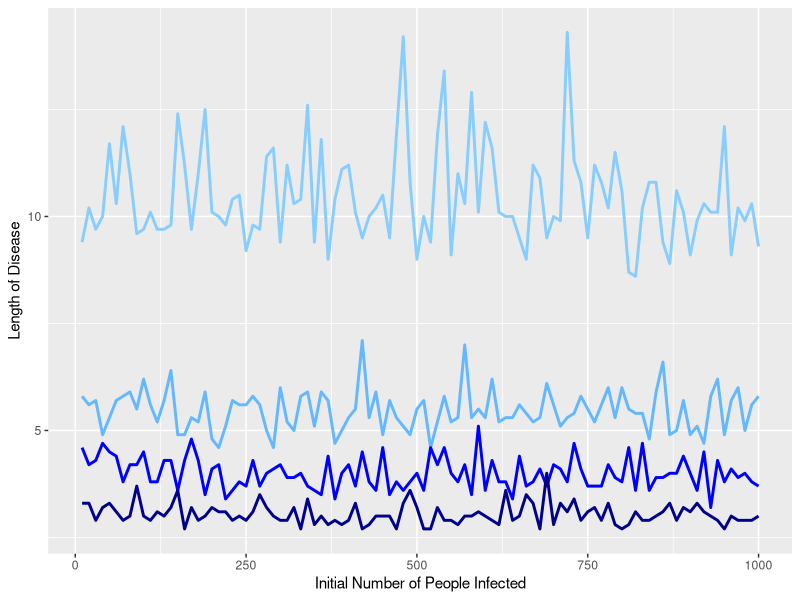
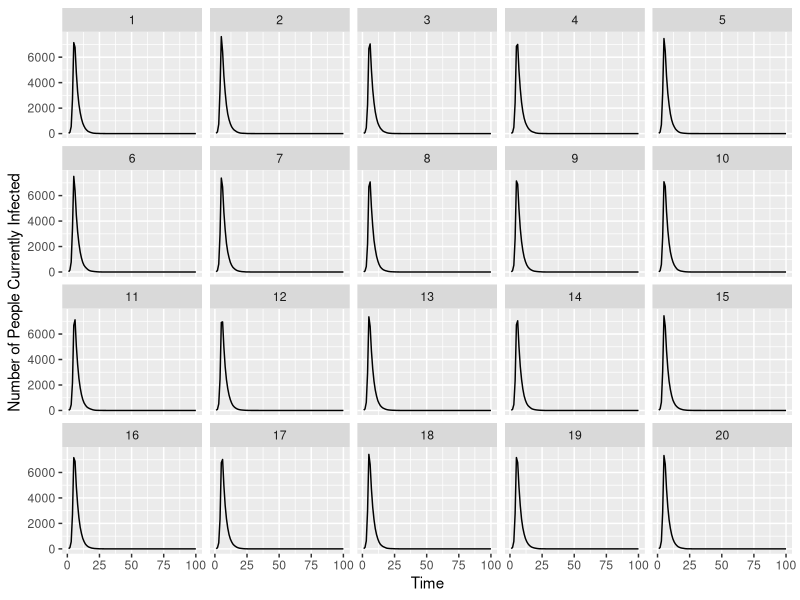
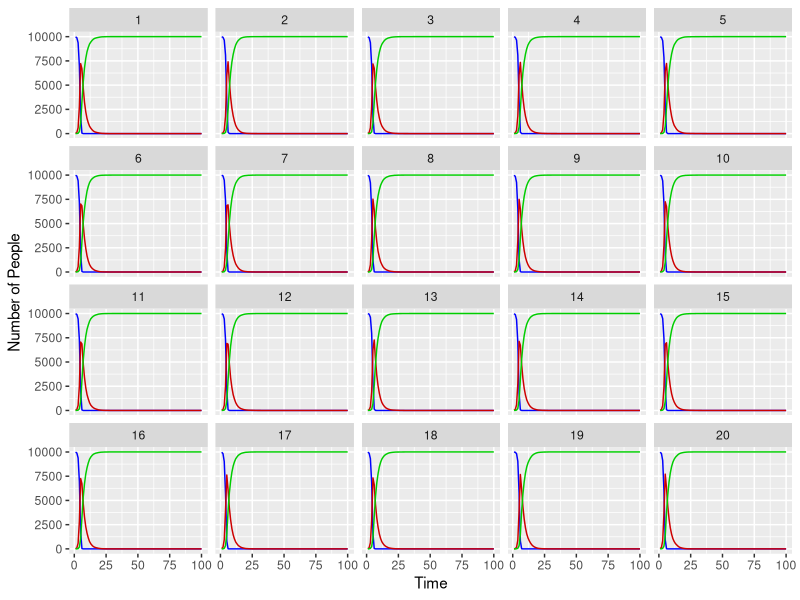

R code for these plots, in order:
## ---- chunk 1
knitr::opts_chunk$set(echo = TRUE)
library(ggplot2)
library(dplyr)
## ---- chunk 2
infection_sim = function(alpha, beta, initial_susceptable_S,initial_infected, simulation_length_t_max){
  S = initial_susceptable_S
  alpha = alpha
  beta = beta
  I = initial_infected
  R = 0
  N = S+I
  
  times = c(0:simulation_length_t_max)
  s_values = i_values= r_values = c(rep(0, length(times)))
  s_values[1] = S
  i_values[1] = I
  r_values[1] = R
  
  for (i in times){
    simlist = rbinom(S, 1, 1-(1-alpha)^(I))
    new_infected = sum(simlist) # Number of new infected
    
    simlist = rbinom(I, 1, beta)
    new_recovered = sum(simlist) #number of people recovered
    
    R = new_recovered + R
    S = S - new_infected
    I = N + 1 - R - S
    
    s_values[i+1] = S
    i_values[i+1] = I
    r_values[i+1] = R
    
    if (I == 0){
      return(i)
    }
  }
  df = data.frame(times, s_values, i_values, r_values)
  ggplot(df, aes(x = times)) +
    geom_line(aes(y = s_values), color = "blue") + 
    geom_line(aes(y = i_values), color = "red3") +
    geom_line(aes(y = r_values), color = "green3") +
    ylab("Number of People")+
    xlab("Time")
}

infection_sim(0.0005, 0.1, 1000, 5, 1000)

## ---- chunk 3
# Simulation Code
sim_diff_init_infected = function(alpha, beta, initial_susceptable_S,initial_infected){
  S = initial_susceptable_S
  I = initial_infected
  R = 0
  N = S+I
  i_vector = c(0,0,0,0,0,0,0,0,0,0)
  for (h in c(1:10)){
    for (i in c(1:1000000)){
      simlist = rbinom(S, 1, 1-(1-alpha)^(I))
      new_infected = sum(simlist) # Number of new infected
      
      simlist = rbinom(I, 1, beta)
      new_recovered = sum(simlist) #number of people recovered
      
      R = new_recovered + R
      S = S - new_infected
      I = N + 1 - R - S
  
      if (I == 0){
        i_vector[h] = i
        break
      }
    }
  }
  return(mean(i_vector))
}

disease_length = data.frame (beta0.1 = c(rep(0, 100)), beta0.2 = c(rep(0, 100)),
                             beta0.3 = c(rep(0, 100)), beta0.4 = c(rep(0, 100)), 
                             initial_infected = c(rep(0,100)))
j=10
while(j <= 1000){
  disease_length[[5]][j/10] = j
  for(k in c(1:4)){
    disease_length[[k]][j/10] = sim_diff_init_infected(0.0005, k/10, 10000, j)
  }
  j = j+10
}

ggplot(disease_length, aes(x = initial_infected))+
    geom_line(aes(y = beta0.1), color = "skyblue1", size = 1) + 
    geom_line(aes(y = beta0.2), color = "steelblue1", size = 1) +
    geom_line(aes(y = beta0.3), color = "blue", size = 1) +
    geom_line(aes(y = beta0.4), color = "blue4", size = 1) +
    ylab("Length of Disease")+
    xlab("Initial Number of People Infected")


## ---- chunk 4
infection_sim = function(alpha, beta, initial_susceptable_S,initial_infected,
                         simulation_length_t_max){
  S = initial_susceptable_S
  alpha = alpha
  beta = beta
  I = initial_infected
  R = 0
  N = S+I
  
  times = c(1:simulation_length_t_max)
  s_values = i_values= r_values = c(rep(0, length(times)))
  
  for (i in times){
    simlist = rbinom(S, 1, 1-(1-alpha)^(I))
    new_infected = sum(simlist) # Number of new infected
    
    simlist = rbinom(I, 1, beta)
    new_recovered = sum(simlist) #number of people recovered
    
    R = new_recovered + R
    S = S - new_infected
    I = N + 1 - R - S
    
    s_values[i] = S
    i_values[i] = I
    r_values[i] = R
    
  }
  return(i_values)
}

infection_realizations = data.frame()
for(j in c(1:20)){
  i_values = infection_sim(0.0005, 0.3, 10000, 3, 100)
  time = 0
  for(value in i_values){
    time = time + 1
    frame = data.frame(j, value, time)
    names(frame) = c("trial_number", "i_value", "time")
    infection_realizations = rbind(infection_realizations, frame)  
  }
}

ggplot(infection_realizations, aes(x = time, y = i_value))+
  geom_line()+
  facet_wrap(infection_realizations$trial_number)+
  xlab("Time")+
  ylab("Number of People Currently Infected")

## ---- chunk 5
infection_sim = function(alpha, beta, initial_susceptable_S,initial_infected,
                         simulation_length_t_max){
  S = initial_susceptable_S
  alpha = alpha
  beta = beta
  I = initial_infected
  R = 0
  N = S+I
  times = c(1:simulation_length_t_max)
  s_values = i_values= r_values = c(rep(0, length(times)))
  for (i in times){
    simlist = rbinom(S, 1, 1-(1-alpha)^(I))
    new_infected = sum(simlist) # Number of new infected
    
    simlist = rbinom(I, 1, beta)
    new_recovered = sum(simlist) #number of people recovered
    
    R = new_recovered + R
    S = S - new_infected
    I = N + 1 - R - S
    
    s_values[i] = S
    i_values[i] = I
    r_values[i] = R
    df = cbind(s_values, i_values, r_values)
  }
  return(df)
}
infection_realizations = data.frame()
for (j in c(1:20)){
  time = c(1:100)
  trial_number = c(rep(j, 100))
  values = infection_sim(0.0005, 0.3, 10000, 3, 100)
  values = cbind(time, trial_number, values)
  infection_realizations = rbind(infection_realizations, values)
}

ggplot(infection_realizations, aes(x = time))+
  geom_line(aes(y = s_values), color = "blue") + 
  geom_line(aes(y = i_values), color = "red3") +
  geom_line(aes(y = r_values), color = "green3") +
  facet_wrap(infection_realizations$trial_number)+
  xlab("Time")+
  ylab("Number of People")
